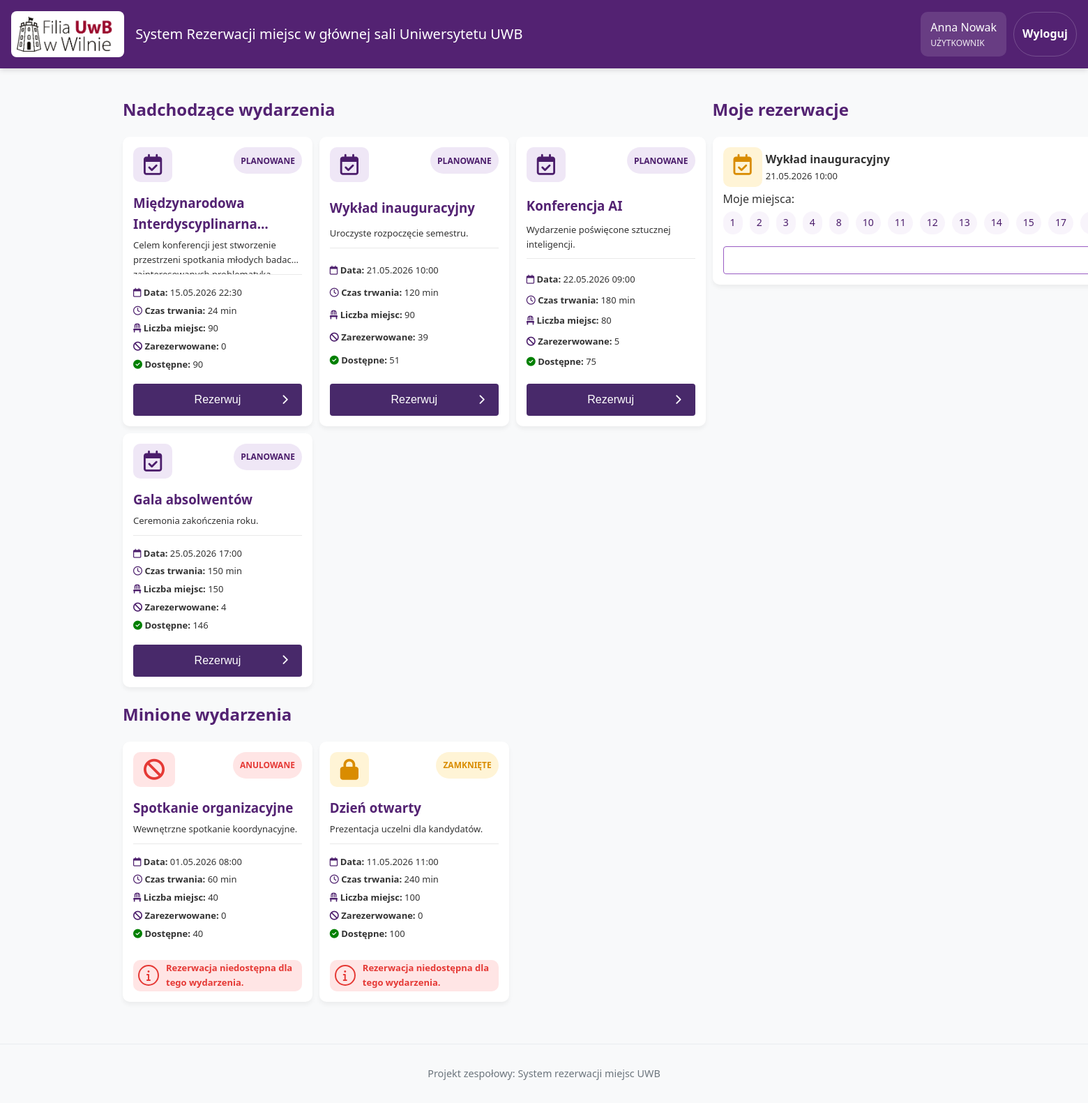
Screenshot of /index.php (signed in) with the database file from the repository.
### tables this page shows
CREATE TABLE `users` (
  `id` int(11) NOT NULL,
  `role_id` int(11) NOT NULL,
  `first_name` varchar(100) NOT NULL,
  `last_name` varchar(100) NOT NULL,
  `email` varchar(150) NOT NULL,
  `password_hash` varchar(255) NOT NULL,
  `created_at` timestamp NOT NULL DEFAULT current_timestamp(),
  `last_activity` datetime DEFAULT NULL
);

CREATE TABLE `events` (
  `id` int(11) NOT NULL,
  `name` varchar(255) NOT NULL,
  `description` text NOT NULL,
  `start_at` datetime NOT NULL,
  `duration_minutes` int(11) NOT NULL,
  `total_seats` int(11) NOT NULL,
  `status` enum('PLANOWANE','ZAMKNIĘTE','ANULOWANE') NOT NULL DEFAULT 'PLANOWANE',
  `created_by` int(11) NOT NULL,
  `created_at` timestamp NOT NULL DEFAULT current_timestamp()
);

### queries/events.php (called while the page is built)
<?php
$eventStmt = $pdo->query("
    SELECT id, name, description, start_at, duration_minutes, total_seats, status
    FROM events
    ORDER BY start_at ASC
");
$events = $eventStmt->fetchAll();
$seatStmt = $pdo->query("
    SELECT os.event_id, os.seat_number, os.user_id, u.first_name, u.last_name
    FROM occupied_seats os
    JOIN users u ON u.id = os.user_id
    WHERE os.status = 'AKTYWNA'
    ORDER BY os.event_id, os.seat_number
");
$occupiedSeatRows = $seatStmt->fetchAll();
foreach ($occupiedSeatRows as $row) {
    $eventId = (int) $row['event_id'];
    if (!isset($occupiedSeatsByEvent[$eventId])) {
        $occupiedSeatsByEvent[$eventId] = [];
    }
    $occupiedSeatsByEvent[$eventId][] = [
        'seat_number' => (int) $row['seat_number'],
        'user_id' => (int) $row['user_id'],
        'first_name' => $row['first_name'],
        'last_name' => $row['last_name'],
    ];
}

### includes/functions.php (called while the page is built, shortened)
<?php
function formatDatePl(string $date): string
{
    $timestamp = strtotime($date);
    return date('d.m.Y H:i', $timestamp);
}
function getAvailableSeats(array $event, array $occupiedSeatsByEvent): int
{
    $occupiedCount = count($occupiedSeatsByEvent[(int) $event['id']] ?? []);
    $available = (int) $event['total_seats'] - $occupiedCount;
    return max(0, $available);
}
function statusLabel(string $status): string
{
    return match ($status) {
        'PLANOWANE' => 'PLANOWANE',
        'ZAMKNIĘTE' => 'ZAMKNIĘTE',
        'ANULOWANE' => 'ANULOWANE',
        default => $status,
    };
}

### views/partials/event_card.php (the view, shortened to what this page needs)
<?php foreach ($events as $event): ?>
    <?php
    $eventOccupiedSeats = $occupiedSeatsByEvent[(int) $event['id']] ?? [];
    $occupiedCount = count($eventOccupiedSeats);
    $availableSeats = getAvailableSeats($event, $occupiedSeatsByEvent);
    $statusClass = match ($event['status']) {
        'PLANOWANE' => 'planned',
        'ZAMKNIĘTE' => 'closed',
        'ANULOWANE' => 'cancelled',
        default => 'planned'
    };
    ?>
    <div class="event-card">
        <div class="top">
            <i class="<?php
            if ($statusClass === 'planned'):
                echo "fa-regular fa-calendar-check ";
            elseif ($statusClass === 'closed'):
                echo "fa-solid fa-lock ";
            elseif ($statusClass === 'cancelled'):
                echo "fa-solid fa-ban ";
            endif;
            echo $statusClass; ?> icon"></i>
            <div class="status-badge <?php echo $statusClass; ?>">
                <?php echo htmlspecialchars(statusLabel($event['status'])); ?>
            </div>
        </div>
        <h3 title="<?php echo htmlspecialchars($event['name']); ?>"><?php echo htmlspecialchars($event['name']); ?></h3>
        <p class="description" title="<?php echo htmlspecialchars($event['description']); ?>"><?php echo htmlspecialchars($event['description']); ?></p>
        <p><i class="fa-regular fa-calendar"></i> <strong>Data:</strong>
            <?php echo htmlspecialchars(formatDatePl($event['start_at'])); ?></p>
        <p><i class="fa-regular fa-clock"></i> <strong>Czas trwania:</strong>
            <?php echo (int) $event['duration_minutes']; ?> min</p>
        <p><i class="fa-solid fa-chair"></i> <strong>Liczba miejsc:</strong> <?php echo (int) $event['total_seats']; ?></p>
        <p><i class="fa-solid fa-ban"></i> <strong>Zarezerwowane:</strong> <?php echo $occupiedCount; ?></p>
        <p>
            <i class="fa-solid fa-circle-check" style="color: <?php if ($availableSeats <= 0 && $event['status'] === 'PLANOWANE'):
                echo "grey";
            else:
                echo "green";
            endif; ?>;"></i>
            <strong>Dostępne:</strong>
            <?php echo $availableSeats; ?>
        </p>
        <div class="event-actions">
            <?php if ($currentUser && $event['status'] === 'PLANOWANE' && $availableSeats > 0): ?>
                <button class="btn btn-reserve open-reservation-modal" data-event-id="<?php echo (int) $event['id']; ?>"
                    data-event-name="<?php echo htmlspecialchars($event['name']); ?>"
                    data-total-seats="<?php echo (int) $event['total_seats']; ?>"
                    data-available-seats="<?php echo $availableSeats; ?>"
                    data-occupied-seats='<?php echo htmlspecialchars(json_encode($eventOccupiedSeats), ENT_QUOTES, 'UTF-8'); ?>'>
                    Rezerwuj
                    <i class="fa-solid fa-chevron-right"></i>
                </button>
            <?php elseif (!$currentUser && $event['status'] === 'PLANOWANE' && $availableSeats > 0): ?>
                <p class="reserve-note">Zaloguj się, aby zarezerwować miejsca.</p>
            <?php elseif ($availableSeats <= 0 && $event['status'] === 'PLANOWANE'): ?>
                <p class="blocked-msg">Wszystkie miejsca zajęte</p>
            <?php else: ?>
                <div class="blocked-msg">
                    <i class="fa-solid fa-info"></i>
                    <p> Rezerwacja niedostępna dla tego wydarzenia.</p>
                </div>
            <?php endif; ?>
        </div>
    </div>
<?php endforeach; ?>

### index.php (shortened to what this page needs)
<?php
require_once __DIR__ . '/includes/functions.php';
$host = '127.0.0.1';
$dbname = 'uwb_rezerwacje';
$user = 'root';
$password = '';
$port = '3306';
$events = [];
$occupiedSeatsByEvent = [];
$userReservations = [];
$dbError = null;
$currentUser = $_SESSION['user'] ?? null;
try {
    $pdo = new PDO(
        "mysql:
            host=$host;
            port=$port;
            dbname=$dbname;
        charset=utf8mb4",
        $user,
        $password,
        [
            PDO::ATTR_ERRMODE => PDO::ERRMODE_EXCEPTION,
            PDO::ATTR_DEFAULT_FETCH_MODE => PDO::FETCH_ASSOC,
        ]
    );
    $currentUser = $_SESSION['user'] ?? null;
    require_once __DIR__ . '/queries/events.php';
    $userListStmt = $pdo->query("
        SELECT id, first_name, last_name, email
        FROM users
        ORDER BY first_name ASC, last_name ASC, email ASC
    ");
    $usersForAdminSeatAssignment = $userListStmt->fetchAll();
    if ($currentUser) {
        $userReservationsStmt = $pdo->prepare("
        SELECT
            e.id AS event_id,
            e.name AS event_name,
            e.start_at,
            e.duration_minutes,
            e.status,
            GROUP_CONCAT(os.seat_number ORDER BY os.seat_number ASC SEPARATOR ', ') AS seat_numbers
        FROM occupied_seats os
        JOIN events e ON e.id = os.event_id
        WHERE os.user_id = :user_id
          AND os.status = 'AKTYWNA'
        GROUP BY e.id, e.name, e.start_at, e.duration_minutes, e.status
        ORDER BY e.start_at ASC
    ");
        $userReservationsStmt->execute([
            'user_id' => $currentUser['id']
        ]);
        $userReservations = $userReservationsStmt->fetchAll();
        $now = new DateTime('now');
        $userReservations = array_filter($userReservations, function ($reservation) use ($now) {
            $eventEnd = new DateTime($reservation['start_at']);
            $eventEnd->modify('+' . (int) $reservation['duration_minutes'] . ' minutes');
            $eventEnd->modify('+10 minutes');
            return $eventEnd > $now;
        });
    }
} catch (PDOException $e) {
    if (isset($pdo) && $pdo instanceof PDO && $pdo->inTransaction()) {
        $pdo->rollBack();
    }
    $dbError = $e->getMessage();
}
$todayDate = (new DateTimeImmutable('today'))->format('Y-m-d');
$eventsToday = [];
$eventsFuture = [];
$eventsPast = [];
foreach ($events as $event) {
    $eventDate = (new DateTimeImmutable($event['start_at']))->format('Y-m-d');
    if ($eventDate === $todayDate) {
        $eventsToday[] = $event;
    } elseif ($eventDate > $todayDate) {
        $eventsFuture[] = $event;
    } else {
        $eventsPast[] = $event;
    }
}
?>
<!DOCTYPE html>
<html lang="pl">
<head>
    <link rel="stylesheet" href="assets/css/main.css">
    <link rel="stylesheet" href="assets/css/auth.css">
    <link rel="stylesheet" href="assets/css/seat-map.css">
    <link rel="stylesheet" href="https://cdnjs.cloudflare.com/ajax/libs/font-awesome/6.5.1/css/all.min.css">
</head>
<body>
    <header>
        <div class="header-container">
            <div class="header-left">
                <a href="index.php" class="logo-box">
                    <img src="./IMG/uwb_wilno_logo.png" alt="Filia UwB w Wilnie" class="logo" />
                </a>
                <h1>System Rezerwacji miejsc w głównej sali Uniwersytetu UWB</h1>
            </div>
            <?php require __DIR__ . '/views/partials/auth_section.php'; ?>
        </div>
    </header>
    <div class="container">
        <div class="row view active">
            <div class="main">
                <?php if ($dbError): ?>
                    <div class="error-box">
                        <h3>Błąd połączenia z bazą danych</h3>
                        <p>Sprawdź konfigurację połączenia oraz czy baza <strong>uwb_rezerwacje</strong> istnieje.</p>
                        <p><?php echo htmlspecialchars($dbError); ?></p>
                    </div>
                <?php elseif (empty($events)): ?>
                    <div class="info-box">
                        <p>Brak wydarzeń w bazie danych.</p>
                    </div>
                <?php else: ?>
                    <?php if (!empty($eventsFuture)): ?>
                        <h2>Nadchodzące wydarzenia</h2>
                        <div class="events-grid">
                            <?php $events = $eventsFuture; ?>
                            <?php require __DIR__ . '/views/partials/event_card.php'; ?>
                        </div>
                    <?php endif; ?>
                    <?php if (!empty($eventsPast)): ?>
                        <h2>Minione wydarzenia</h2>
                        <div class="events-grid">
                            <?php $events = $eventsPast; ?>
                            <?php require __DIR__ . '/views/partials/event_card.php'; ?>
                        </div>
                    <?php endif; ?>
                <?php endif; ?>
            </div>
            <div class="info-box sidebar">
                <h2>Moje rezerwacje</h2>
                <?php if ($currentUser): ?>
                    <?php if (!empty($userReservations)): ?>
                        <div class="my-reservations-list">
                            <?php foreach ($userReservations as $reservation): ?>
                                <div class="event-card">
                                    <div class="top">
                                        <div class="title_and_data">
                                            <i class="fa-regular fa-calendar-check <?php echo $statusClass; ?> icon"></i>
                                            <div style=" padding: 5px;">
                                                <h4>
                                                    <?php echo htmlspecialchars($reservation['event_name']); ?>
                                                </h4>
                                                <p>
                                                    <?php echo htmlspecialchars(formatDatePl($reservation['start_at'])); ?>
                                                </p>
                                            </div>
                                        </div>
                                    </div>
                                    <div class="place">Moje miejsca:</div>
                                    <div class="seat-card">
                                        <?php
                                        $seats = explode(',', $reservation['seat_numbers']);
                                        foreach ($seats as $seat):
                                            $cleanSeat = trim($seat);
                                            ?>
                                            <div class="seat-item">
                                                <?php echo htmlspecialchars($cleanSeat); ?>
                                            </div>
                                        <?php endforeach; ?>
                                    </div>
                                    <form class="remove_reservation" method="post"
                                        onsubmit="return confirm('Czy na pewno chcesz usunąć swoją rezerwację dla tego wydarzenia?');">
                                        <button type="submit" class="btn btn-secondary"><i class="fa-regular fa-trash-can"></i> Usuń
                                            moją rezerwację</button>
                                    </form>
                                </div>
                            <?php endforeach; ?>
                        </div>
                    <?php else: ?>
                        <p>Nie masz żadnych rezerwacji w następujących wydarzeniach.</p>
                    <?php endif; ?>
                <?php else: ?>
                    <p>Zaloguj się, aby zobaczyć swoje rezerwacje.</p>
                <?php endif; ?>
            </div>
        </div>
    </div>
    <footer>
        <p>Projekt zespołowy: System rezerwacji miejsc UWB</p>
    </footer>
</body>
</html>

### views/partials/auth_section.php (shortened to what this page needs)
<div class="header-user">
    <?php if ($currentUser): ?>
        <div class="user-box">
            <div>
                <div><?php echo htmlspecialchars($currentUser['first_name'] . ' ' . $currentUser['last_name']); ?></div>
                <div class="user-role"><?php echo htmlspecialchars($currentUser['role']); ?></div>
            </div>
        </div>
        <a class="logout-link" href="?logout=1">Wyloguj</a>
    <?php endif; ?>
</div>

### rows the page displays
users: first_name+last_name "Anna Nowak"
events: status "PLANOWANE", name "Międzynarodowa…", description "Celem konferencji jest stworzenie przestrzeni spotkania młodych…", start_at "15.05.2026 22:30", duration_minutes "24", total_seats "90", id "0"
events: status "PLANOWANE", name "Wykład inauguracyjny", description "Uroczyste rozpoczęcie semestru.", start_at "21.05.2026 10:00", duration_minutes "120", total_seats "90", id "39", availableSeats "51", cleanSeat "1", cleanSeat "2", cleanSeat "3", cleanSeat "4", cleanSeat "8", cleanSeat "10", cleanSeat "11", cleanSeat "12", cleanSeat "13", cleanSeat "14", cleanSeat "15", cleanSeat "17"
events: status "PLANOWANE", name "Konferencja AI", description "Wydarzenie poświęcone sztucznej inteligencji.", start_at "22.05.2026 09:00", duration_minutes "180", total_seats "80", id "5", availableSeats "75"
events: status "PLANOWANE", name "Gala absolwentów", description "Ceremonia zakończenia roku.", start_at "25.05.2026 17:00", duration_minutes "150", total_seats "150", id "4", availableSeats "146"
events: status "ANULOWANE", name "Spotkanie organizacyjne", description "Wewnętrzne spotkanie koordynacyjne.", start_at "01.05.2026 08:00", duration_minutes "60", total_seats "40", id "0", shows "Rezerwacja niedostępna dla tego wydarzenia."
events: status "ZAMKNIĘTE", name "Dzień otwarty", description "Prezentacja uczelni dla kandydatów.", start_at "11.05.2026 11:00", duration_minutes "240", total_seats "100", id "0", shows "Rezerwacja niedostępna dla tego wydarzenia."

### other values shown
$currentUser['role'] "UŻYTKOWNIK"
